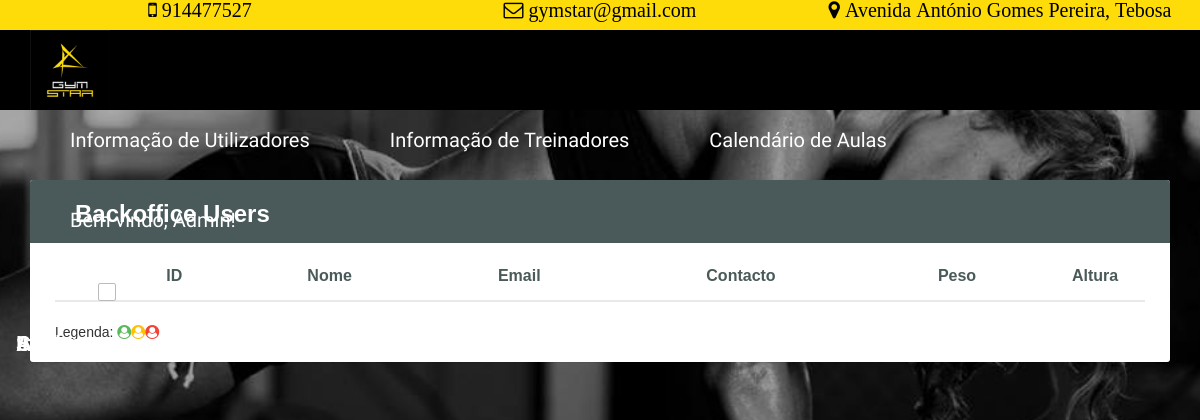
Before: /users_backoffice.php with the older database file.
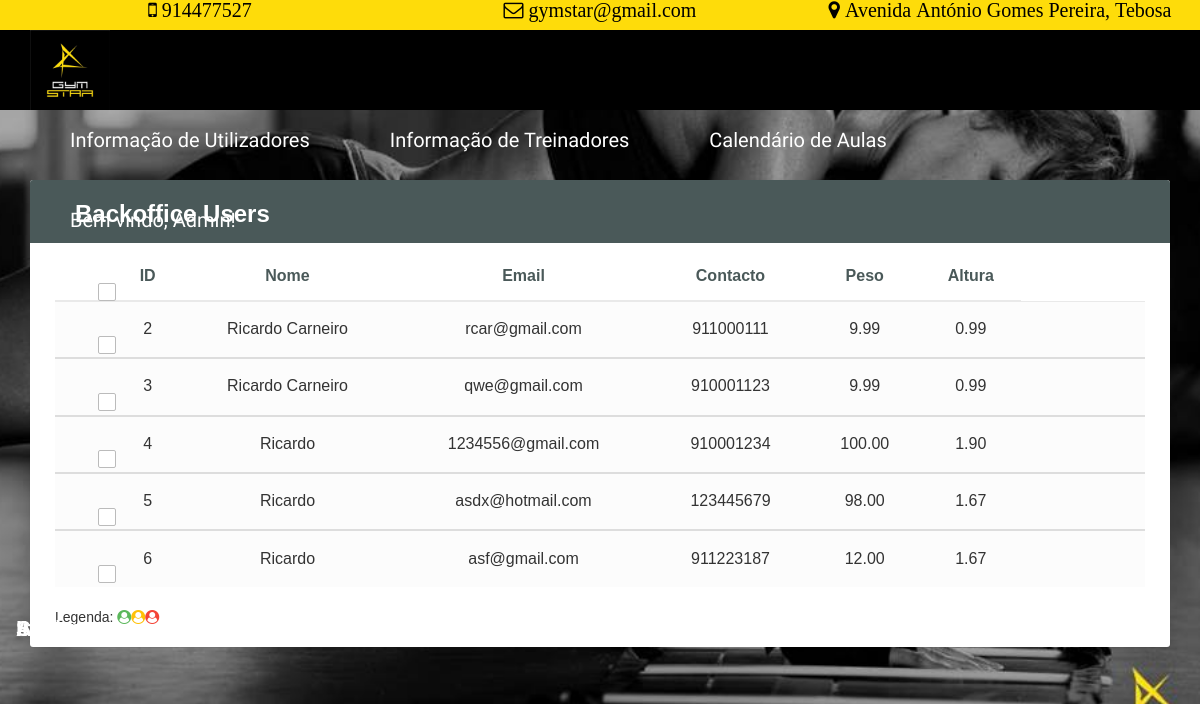
After: the same page with the newer database file.
### tables this page shows
CREATE TABLE IF NOT EXISTS `Users` (
  `ID` int(11) NOT NULL,
  `Nome` varchar(255) NOT NULL,
  `Email` varchar(255) NOT NULL,
  `Password` varchar(30) NOT NULL,
  `Contacto` int(9) NOT NULL,
  `Peso` float(10,2) NOT NULL,
  `Altura` float(5,2) NOT NULL,
  `Pacote_ID` int(11) DEFAULT NULL,
  `Mensalidade_ID` int(11) DEFAULT NULL
);

### users_backoffice.php (the view, shortened to what this page needs)
<?php
require_once "./php/db.php";
    $sql = "SELECT * FROM Users";
    $result = $PDO->query($sql);
    $rows = $result->fetchAll();
?>
   <link rel="stylesheet" href="./bootstrap/css/bootstrap.min.css">
   <link rel="stylesheet" href="./bootstrap/fonts/font-awesome/css/font-awesome.min.css">
   <link rel="stylesheet" href="./css/style.css">
   <link rel="stylesheet" href="./css/backoffice.css">
   <link rel="stylesheet" href="./css/login_form.css">
   <link rel="stylesheet" href="./css/scrolltop.css">
   <link rel="stylesheet" href="./css/Footer-with-map.css">
   <nav class="navbar navbar-inverse navbar-fixed-top nav1">
     <div class="row navrow">
       <div class="col-md-4">
         <i class="fa fa-mobile" aria-hidden="true"> 914477527 </i>
       </div>
       <div class="col-md-4">
         <i class="fa fa-envelope-o" aria-hidden="true"> gymstar@gmail.com </i>
       </div>
       <div class="col-md-4">
         <i class="fa fa-map-marker" aria-hidden="true"> Avenida António Gomes Pereira, Tebosa </i>
       </div>
     </div>
     <div class="container">
       <div class="navbar-header">
         <a class="navbar-brand" href="index.html">
           <img class="logo" src="./img/gymLogo.jpg" alt="Brand Logo">
         </a>
       </div>
       <div id="navbar" class="collapse navbar-collapse">
         <ul class="nav navbar-nav">
           <li><a href="users_backoffice.php">Informação de Utilizadores</a></li>
           <li><a href="trainers_backoffice.php">Informação de Treinadores</a></li>
           <li><a href="calendar.php">Calendário de Aulas</a></li>
           <li class="dropdown">
             <a href="#" class="dropdown-toggle" data-toggle="dropdown" role="button" aria-haspopup="true" aria-expanded="false">Bem vindo, Admin!</a>
           </li>
         </ul>
       </div>
     </div>
   </nav>
   <div class="container users">
      <div class="table-wrapper">
         <div class="table-title">
            <div class="row">
               <div class="col-sm-6">
                  <h2><b>Backoffice Users</b></h2>
               </div>
            </div>
         </div>
         <table class="table table-striped table-hover">
            <thead>
               <tr align="center">
                  <th>
                  </th>
                  <th>ID</th>
                  <th>Nome</th>
                  <th>Email</th>
                  <th>Contacto</th>
                  <th>Peso</th>
                  <th>Altura</th>
               </tr>
            </thead>
            <?
            foreach ($rows as $row) {
              $subquery = "SELECT * FROM Users WHERE ID=".$row['ID'];
              $subresult = $PDO->query($subquery);
            ?>
            <tbody>
               <tr>
                  <td>
                  </td>
                  <td><?echo $row['ID'];?></td>
                  <td><?echo $row['Nome'];?></td>
                  <td><?echo $row['Email'];?></td>
                  <td><?echo $row['Contacto'];?></td>
                  <td><?echo $row['Peso'];?></td>
                  <td><?echo $row['Altura'];?></td>
                  <td>
                     <a href="#editUserModal" class="edit" data-toggle="modal"><i class="material-icons" data-toggle="tooltip" title="Editar">&#xE254;</i></a>
                     <a href="./php/delete.php?id=<?=$row['ID'];?>" class="delete" data-toggle="modal"><i class="material-icons" data-toggle="tooltip" title="Eliminar">&#xE872;</i></a>
                  </td>
               </tr>
            </tbody>
            <?
            }
            ?>
         </table>
         <caption>Legenda: <span><i class="fa fa-user-circle fa-active"></i></span><label class="label-caption">Ativo</label><span><i class="fa fa-user-circle fa-inactive"></i></span><label class="label-caption">Inativo</label><span><i class="fa fa-user-circle fa-suspended"></i></span><label class="label-caption">Suspenso</label></caption>
   </div>
 </div>

### css/style.css (style rules this page uses)
.navbar-inverse { background-color: rgba(60, 60, 60, 0.5); background: rgba(60, 60, 60, 0.93); border: 0px solid rgba(60, 60, 60, 0.5); margin-bottom: 0px; }
.navbar-fixed-top { min-height: 0px; height: 50px; }
.row { margin-left: 0px; margin-right: 0px; }
.navbar { border-radius: 0px; }
.navbar-inverse .navbar-collapse, .navbar-inverse .navbar-form { float: right; }
.nav1 { background-color: #000; color: #fff; height: 110px; }
.navrow { height: 30px; background-color: #fedc0a; color: #000; text-align: center; font-size: 20px; font-family: 'Oswald', sans-serif; }
.navbar-brand>img { display: inline-block; height: 80px; margin-top: -15px; }
.navbar-inverse .navbar-nav>li>a { padding: 50px 40px 10px 40px; color: #fff; font-size: 20px; font-family: 'Oswald', sans-serif; }
.users { margin-top: 150px; }

### css/backoffice.css (style rules this page uses)
.table { text-align: center; }
.table-wrapper { background: #fff; padding: 20px 25px; margin: 30px 0; border-radius: 3px; box-shadow: 0 1px 1px rgba(0,0,0,.05); }
.table-title { padding-bottom: 15px; background-color: hsl(180, 9%, 32%); color: #fff; padding: 16px 30px; margin: -20px -25px 10px; border-radius: 3px 3px 0 0; }
.table-title h2 { margin: 5px 0 0; font-size: 24px; }
thead { color: hsl(180, 9%, 32%); text-align: center; }
table.table tr th, table.table tr td { border-color: #e9e9e9; padding: 12px 15px; vertical-align: middle; text-align: center; }
table.table tr th:first-child { width: 60px; }
table.table tr th:last-child { width: 100px; }
table.table-striped tbody tr:nth-of-type(odd) { background-color: #fcfcfc; }
table.table td:last-child i { opacity: 0.9; font-size: 22px; margin: 0 5px; }
table.table td a { font-weight: bold; color: #566787; display: inline-block; text-decoration: none; outline: none !important; }
table.table td a.edit { color: #FFC107; }
table.table td a.delete { color: #F44336; }
table.table td i { font-size: 19px; }
.fa-active { color: #5cb85c; }
.fa-inactive { color: #FFC107; }
.fa-suspended { color: #F44336; }
.label-caption { margin-left: 3px; margin-right: 10px; }
label { margin-bottom: 0px; }

### css/login_form.css (style rules this page uses)
article,aside,details,figcaption,figure,footer,header,hgroup,main,menu,nav,section,summary { display:block }
a { background-color:transparent }
b,strong { font-weight:bold }
img { border:0 }
table { border-collapse:collapse;border-spacing:0 }
td,th { padding:0 }
*, *:before, *:after { box-sizing: border-box; }
a { text-decoration: none; color: #fedc0a; -webkit-transition: .5s ease; transition: .5s ease; }
label { position: absolute; -webkit-transform: translateY(6px); transform: translateY(6px); left: 13px; color: #fff; -webkit-transition: all 0.25s ease; transition: all 0.25s ease; -webkit-backface-visibility: hidden; pointer-events: none; font-size: 22px; }

Changed rows visible on the page:
added users: ID "2", Nome "Ricardo Carneiro", Email "rcar@gmail.com", Contacto "911000111", Peso "9.99", Altura "0.99"
added users: ID "3", Nome "Ricardo Carneiro", Email "qwe@gmail.com", Contacto "910001123", Peso "9.99", Altura "0.99"
added users: ID "4", Nome "Ricardo", Email "1234556@gmail.com", Contacto "910001234", Peso "100.00", Altura "1.90"
added users: ID "5", Nome "Ricardo", Email "asdx@hotmail.com", Contacto "123445679", Peso "98.00", Altura "1.67"
added users: ID "6", Nome "Ricardo", Email "asf@gmail.com", Contacto "911223187", Peso "12.00", Altura "1.67"
